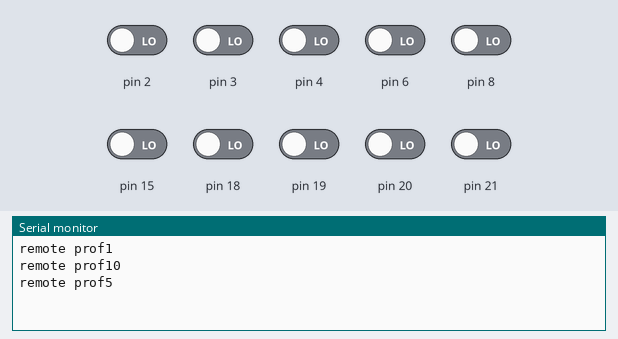
Simulated run of this sketch. Board: Arduino Leonardo, built with avr-gcc and run on an emulated ATmega32U4. Shown: the last lines printed to the serial monitor. The inputs (shaded band) are chosen by the test bench; at power-on: pin 2–4, pin 6, pin 8, pin 15, pin 18–21 LOW.

Above: at 1.3 s.
1.4 s: pin 2 driven HIGH
At 2.4 s:
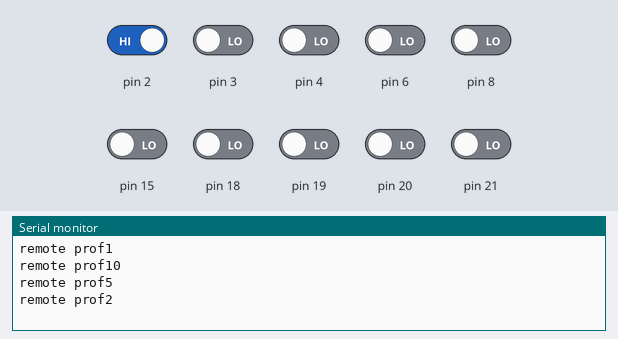
2.9 s: pin 3 driven HIGH
At 3.5 s:
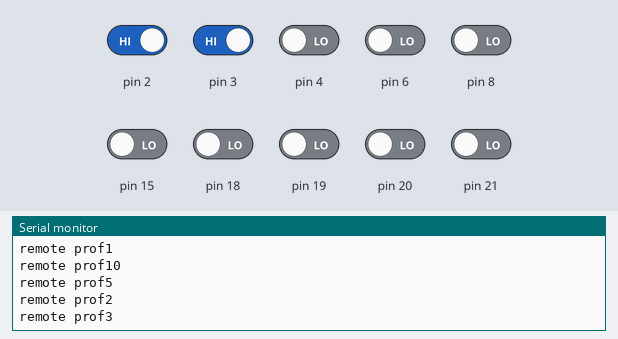
4.4 s: pin 4 driven HIGH
At 5.6 s:
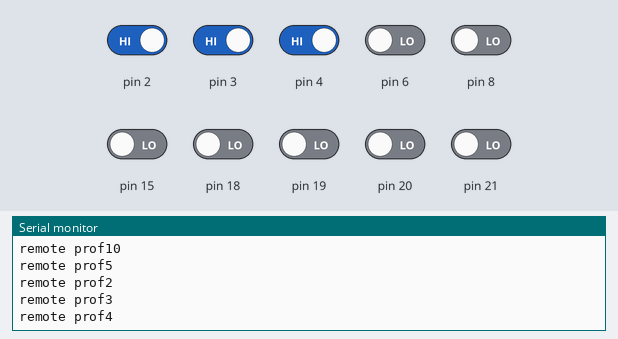
5.9 s: pin 8 driven HIGH
At 7.1 s:
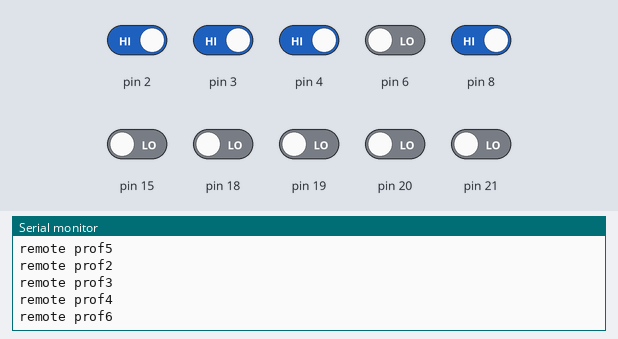
7.4 s: pin 21 driven HIGH
At 8.2 s:
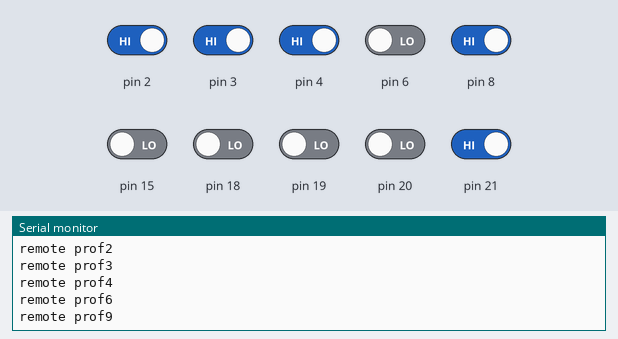
8.9 s: pin 20 driven HIGH
At 9.4 s:
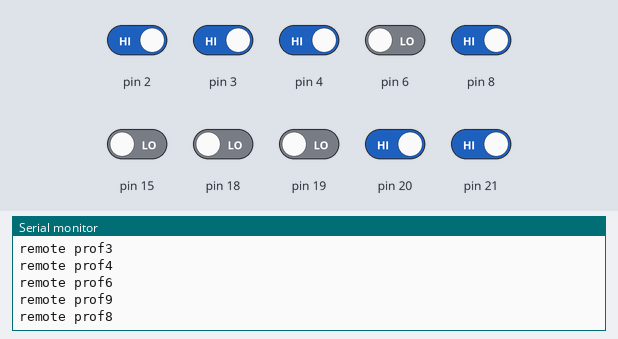
Timing chart, 0 to 11.4 s (numbered marks = the images above; inputs shaded):
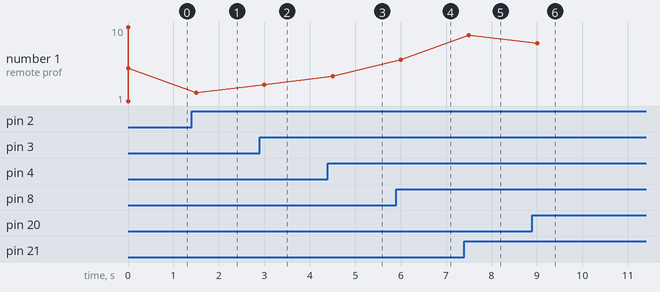

Measured:
- after the input at 1.4 s, the serial monitor: prints a new line after 0.10 s (image 1)
- after the input at 2.9 s, the serial monitor: prints a new line after 0.10 s (image 2)
- after the input at 4.4 s, the serial monitor: prints a new line after 0.10 s (image 3)
- after the input at 5.9 s, the serial monitor: prints a new line after 0.10 s (image 4)
- after the input at 7.4 s, the serial monitor: prints a new line after 0.10 s (image 5)
- after the input at 8.9 s, the serial monitor: prints a new line after 0.11 s (image 6)
- plotted number 1: 5 → 2 after the input at 1.4 s, 2 → 3 after the input at 2.9 s, 3 → 4 after the input at 4.4 s, 4 → 6 after the input at 5.9 s, 6 → 9 after the input at 7.4 s

The sketch:

rt4k_serial_otaku.ino
```cpp
// (licence header left out)
// RT4K HD15 serial remote control w/ Arduino Pro Micro (not 5v tolerant, unless voltage divider is used)
//
// HD15 pin 15 = RX --> Arduino Pro Micro TX pin
// HD15 pin 12 = TX --> Arduino Pro Micro RX pin
// HD15 pin 5 = Gnd --> Arduino Gnd pin (any Gnd pin is fine)

bool ScartOffProfile = false; //set to "true" loads Remote Profile 12 when all scart inputs are off. You can assign it to a generic HDMI input profile for example.
                              //set to "false" always leaves the last active scart input profile loaded
                              //set to "false" by default

uint16_t scart1 = 0x0f; //used to store state of first grouping of scart ports
uint16_t scart2 = 0x0f; //second grouping...
uint16_t scart3 = 0x0f; //third grouping...
int scartoff = 1; //used to keep track of scart off profile state
int scartoffprev = 1; //used to store previous state of scartoff
uint16_t scart1prev = 0x0f; //used to store previous state of first group
uint16_t scart2prev = 0x0f;
uint16_t scart3prev = 0x0f;

void setup(){

    Serial1.begin(9600); // Set the baud rate for the RT4K Serial Connection
    while(!Serial1){;}   // allow connection to establish before continuing
    Serial1.println("\r"); // when the Arduino first powers on, it sends garbage bytes out the hardware serial port. this shows up in the RT4K diag screen.
                           // sending a carriage return clears out the buffer so the first input change works correctly
    Serial.begin(9600); // Set the baud rate for the Terminal Monitor (debug)
    DDRD  &= ~B10010011; // Set PD0,1,4,7 as inputs (shown on pro micro as pins 3,2,4,6)
    DDRF  &= ~B11110000; // Set pins A0-A3 as inputs
    DDRB  &= ~B00010010; // Set PB1 and PB4 as inputs (shown on pro micro as pins 15,8)
} // end of setup()

void loop(){

readScart();

delay(250);

} // end of loop()

void readScart(){
    // Read scart ports (bitwise NOT results in a 1 when scart port is Active / Low voltage on uln2003 leg)
    //
    // If you are wanting to use this for a different application where an Active port is High instead of Low,
    // replace this following with this instead: (removing the ~)
    //
    // scart1 = (PIND & B10010011);
    // scart2 = (PINF & B11110000);
    // scart3 = (PINB & B00010010);
    //
    // Also comment out the PORTD, PORTF, PORTB lines above to disable the internal pull-up resistors.

    scart1 = ~(PIND & B10010011); //read pins 3,2,4,6
    scart2 = ~(PINF & B11110000); //read pins A3,A2,A1,A0
    scart3 = ~(PINB & B00010010); //read pins 15,8
    scartoff = (!(scart1 & B10010011) && !(scart2 & B11110000) && !(scart3 & B00010010));

    // Has active scart port changed? Group 1
    if(scart1 != scart1prev){
      //Detect which scart port is now active and change profile accordingly
      if(scart1 & B0000010){ //Pin 2
        Serial1.println(F("remote prof1\r"));
        Serial.println(F("remote prof1\r"));
      }
      else if(scart1 & B00000001){ //Pin 3
        Serial1.println(F("remote prof2\r"));
        Serial.println(F("remote prof2\r"));
      }
      else if(scart1 & B00010000){ //Pin 4
        Serial1.println(F("remote prof3\r"));
        Serial.println(F("remote prof3\r"));
      }
      else if(scart1 & B10000000){ //Pin 6
        Serial1.println(F("remote prof4\r"));
        Serial.println(F("remote prof4\r"));
      }

      scart1prev = scart1;
    }

    // Has active scart port changed? Group 2
    if(scart2 != scart2prev){
      //Detect which scart port is now active and change profile accordingly
      if(scart2 & B00010000){ //Pin A3
        Serial1.println(F("remote prof10\r"));
        Serial.println(F("remote prof10\r"));
      }
      else if(scart2 & B00100000){ //Pin A2
        Serial1.println(F("remote prof9\r"));
        Serial.println(F("remote prof9\r"));
      }
      else if(scart2 & B01000000){ //Pin A1
        Serial1.println(F("remote prof8\r"));
        Serial.println(F("remote prof8\r"));
      }
      else if(scart2 & B10000000){ //Pin A0
        Serial1.println(F("remote prof7\r"));
        Serial.println(F("remote prof7\r"));
      }

      scart2prev = scart2;
    }

    // Has active scart port changed? Group 3
    if(scart3 != scart3prev){
      //Detect which scart port is now active and change profile accordingly
      if(scart3 & B00010000){ //Pin 8
        Serial1.println(F("remote prof5\r"));
        Serial.println(F("remote prof5\r"));
      }
      else if(scart3 & B00000010){ //Pin 15
        Serial1.println(F("remote prof6\r"));
        Serial.println(F("remote prof6\r"));
      }

      scart3prev = scart3;
    }


    // If all ports are in-active, load profile 12. You can assign it to a generic HDMI profile for example.
    if((scartoff != scartoffprev) && ScartOffProfile){
      if((scart1 & B10010011) + (scart2 & B11110000) + (scart3 & B00010010) == 0){
        Serial1.println(F("remote prof12\r"));
        Serial.println(F("remote prof12\r"));
      }
      scartoffprev = scartoff;
    }
} // end of readScart()
```
